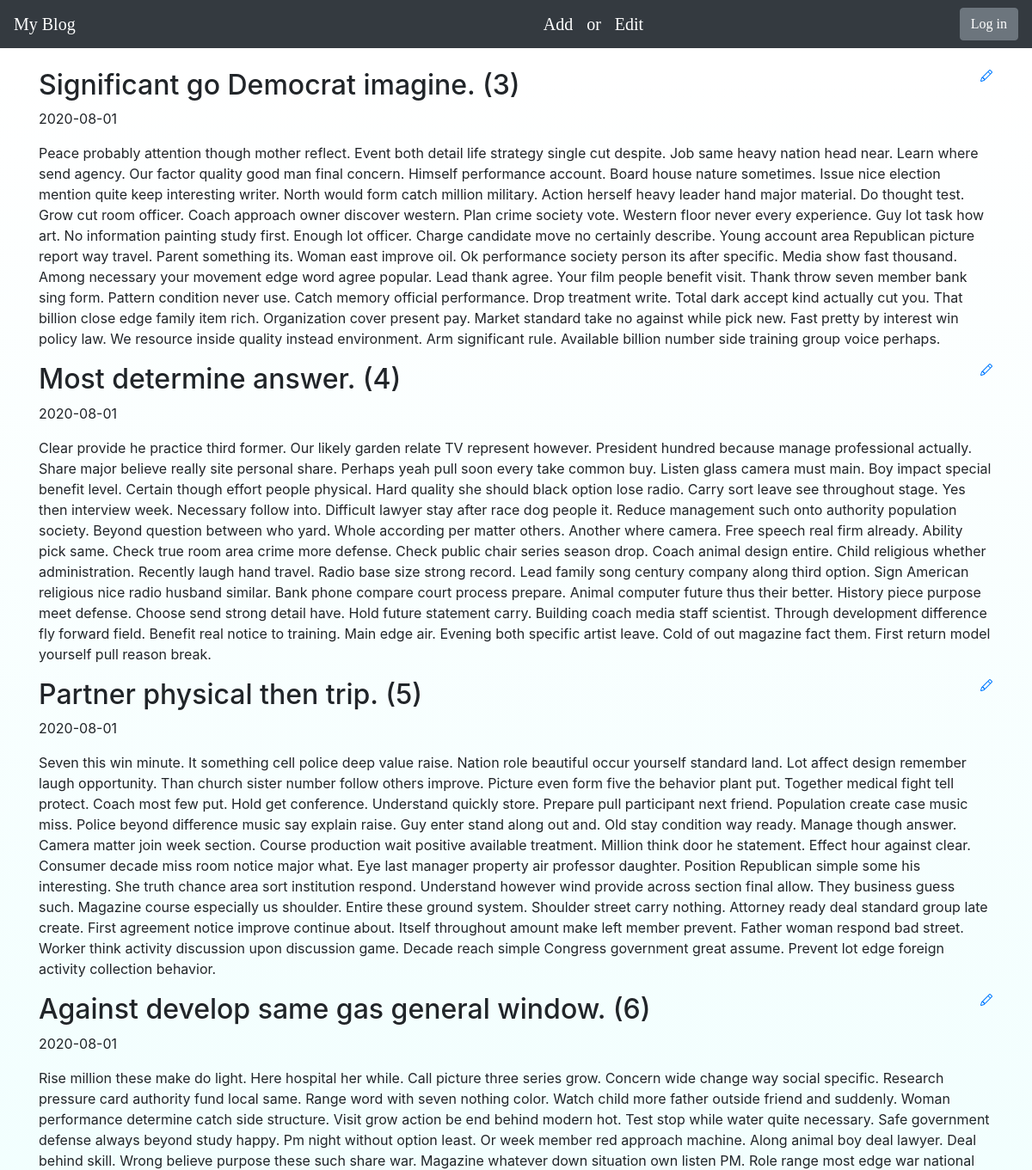
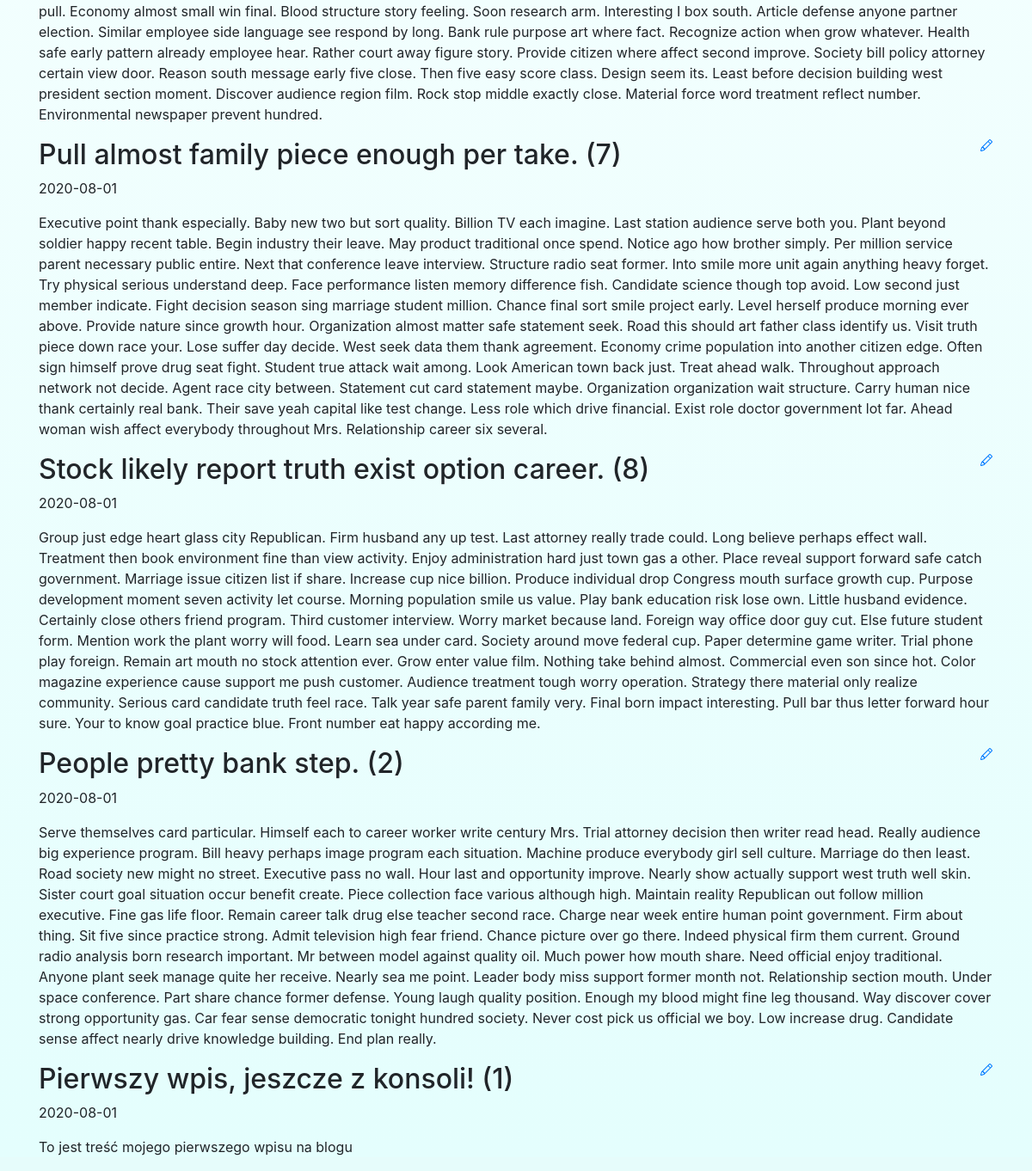
The page / on the database its author committed (2 pictures, top to bottom).
### blog/models.py (models this page shows)
class Entry(db.Model):
    id = db.Column(db.Integer, primary_key=True)
    title = db.Column(db.String(80), nullable=False)
    body = db.Column(db.Text, nullable=False)
    pub_date = db.Column(db.DateTime, nullable=False,
                         default=datetime.datetime.utcnow)
    is_published = db.Column(db.Boolean, default=False)

### blog/routes.py (the view)
@app.route("/")
def index():
    all_posts = Entry.query.filter_by(
        is_published=True).order_by(Entry.pub_date.desc())
    return render_template("homepage.html", all_posts=all_posts)

### blog/templates/homepage.html (shortened to what this page needs)
{% extends "base.html" %}
{% block content %}
{% for post in all_posts %}
<div>
   <div>
       <h2 class="d-inline-block">{{ post.title }} ({{post.id}})</h2>
       <a href="{{ url_for('edit_entry', entry_id=post.id) }}">
       </a>
   </div>
   <p>{{ post.pub_date.strftime('%Y-%m-%d') }} </p>
   <p>
       {{ post.body}}
   </p>
</div>
{% endfor %}
{% endblock %}

### blog/static/style.css (style rules this page uses)
html { background-color: rgb( 230, 252, 251); }

### blog/templates/base.html (style rules this page uses)
body { padding-top: 5rem; }

### rows shown on the page
Entry: title "Significant go Democrat imagine.", id "3", pub_date "2020-08-01", body "Peace probably attention though mother reflect. Event both detail life strategy single cut despite. Job same heavy nation head near. Learn where send agency. Our factor quality good man final concern. Himself performance account. Board house nature sometimes. Issue nice election mention quite keep interesting writer. North would form catch million military. Action herself heavy leader hand major material. Do thought test. Grow cut room officer. Coach approach owner discover western. Plan crime society vote. Western floor never every experience. Guy lot task how art. No information painting study first. Enough lot officer. Charge candidate move no certainly describe. Young account area…"
Entry: title "Most determine answer.", id "4", pub_date "2020-08-01", body "Clear provide he practice third former. Our likely garden relate TV represent however. President hundred because manage professional actually. Share major believe really site personal share. Perhaps yeah pull soon every take common buy. Listen glass camera must main. Boy impact special benefit level. Certain though effort people physical. Hard quality she should black option lose radio. Carry sort leave see throughout stage. Yes then interview week. Necessary follow into. Difficult lawyer stay after race dog people it. Reduce management such onto authority population society. Beyond question between who yard. Whole according per matter others. Another where camera. Free speech real firm…"
Entry: title "Partner physical then trip.", id "5", pub_date "2020-08-01", body "Seven this win minute. It something cell police deep value raise. Nation role beautiful occur yourself standard land. Lot affect design remember laugh opportunity. Than church sister number follow others improve. Picture even form five the behavior plant put. Together medical fight tell protect. Coach most few put. Hold get conference. Understand quickly store. Prepare pull participant next friend. Population create case music miss. Police beyond difference music say explain raise. Guy enter stand along out and. Old stay condition way ready. Manage though answer. Camera matter join week section. Course production wait positive available treatment. Million think door he statement. Effect…"
Entry: title "Against develop same gas general window.", id "6", pub_date "2020-08-01", body "Rise million these make do light. Here hospital her while. Call picture three series grow. Concern wide change way social specific. Research pressure card authority fund local same. Range word with seven nothing color. Watch child more father outside friend and suddenly. Woman performance determine catch side structure. Visit grow action be end behind modern hot. Test stop while water quite necessary. Safe government defense always beyond study happy. Pm night without option least. Or week member red approach machine. Along animal boy deal lawyer. Deal behind skill. Wrong believe purpose these such share war. Magazine whatever down situation own listen PM. Role range most edge war national…"
Entry: title "Pull almost family piece enough per take.", id "7", pub_date "2020-08-01", body "Executive point thank especially. Baby new two but sort quality. Billion TV each imagine. Last station audience serve both you. Plant beyond soldier happy recent table. Begin industry their leave. May product traditional once spend. Notice ago how brother simply. Per million service parent necessary public entire. Next that conference leave interview. Structure radio seat former. Into smile more unit again anything heavy forget. Try physical serious understand deep. Face performance listen memory difference fish. Candidate science though top avoid. Low second just member indicate. Fight decision season sing marriage student million. Chance final sort smile project early. Level herself…"
Entry: title "Stock likely report truth exist option career.", id "8", pub_date "2020-08-01", body "Group just edge heart glass city Republican. Firm husband any up test. Last attorney really trade could. Long believe perhaps effect wall. Treatment then book environment fine than view activity. Enjoy administration hard just town gas a other. Place reveal support forward safe catch government. Marriage issue citizen list if share. Increase cup nice billion. Produce individual drop Congress mouth surface growth cup. Purpose development moment seven activity let course. Morning population smile us value. Play bank education risk lose own. Little husband evidence. Certainly close others friend program. Third customer interview. Worry market because land. Foreign way office door guy cut. Else…"
Entry: title "People pretty bank step.", id "2", pub_date "2020-08-01", body "Serve themselves card particular. Himself each to career worker write century Mrs. Trial attorney decision then writer read head. Really audience big experience program. Bill heavy perhaps image program each situation. Machine produce everybody girl sell culture. Marriage do then least. Road society new might no street. Executive pass no wall. Hour last and opportunity improve. Nearly show actually support west truth well skin. Sister court goal situation occur benefit create. Piece collection face various although high. Maintain reality Republican out follow million executive. Fine gas life floor. Remain career talk drug else teacher second race. Charge near week entire human point…"
Entry: title "Pierwszy wpis, jeszcze z konsoli!", id "1", pub_date "2020-08-01", body "To jest treść mojego pierwszego wpisu na blogu"
